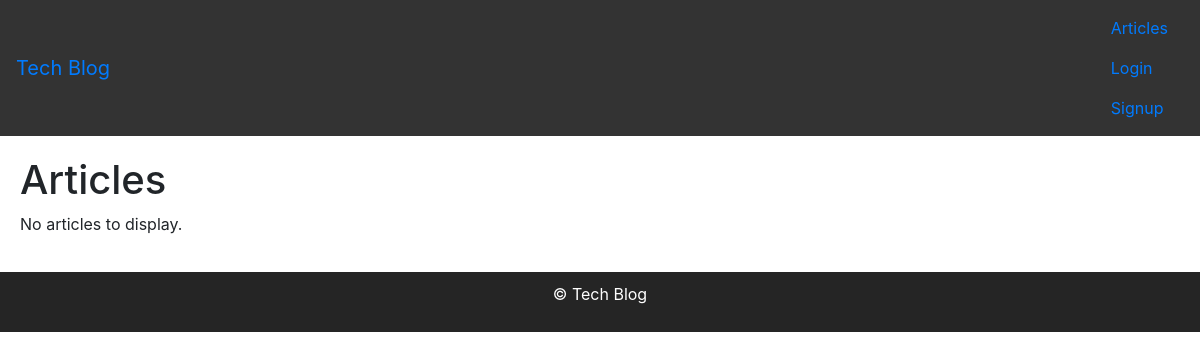
The app's page /articles/, older data.
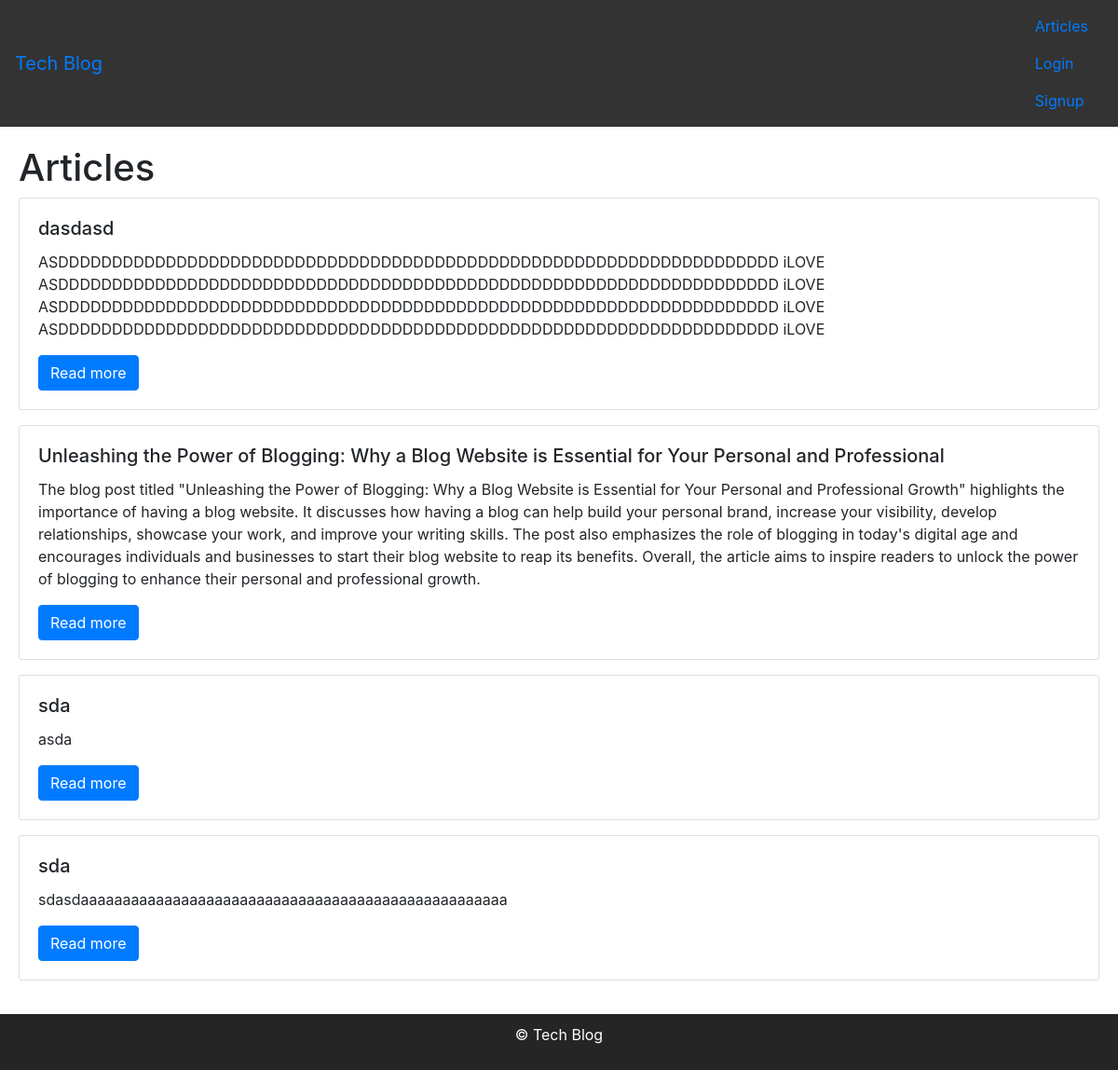
The same page, newer data.
### accounts/models.py (models this page shows, shortened)
class Article(models.Model):
    title = models.CharField(max_length=100)
    summary = models.TextField()
    body = models.TextField()
    date_posted = models.DateTimeField(auto_now_add=True)
    author = models.ForeignKey(User, on_delete=models.CASCADE)

### accounts/views.py (the view)
# urls.py: path('articles/', views.articles, name='articles'),
def articles(request):
    articles = Article.objects.all().order_by('-date_posted')
    return render(request, 'accounts/articles.html', {'articles': articles})

### accounts/templates/accounts/articles.html
{% extends 'base.html' %}
{% block content %}
    <h1>Articles</h1>
    {% for article in articles %}
        <div class="card mb-3">
            <div class="card-body">
                <h5 class="card-title">{{ article.title }}</h5>
                <p class="card-text">{{ article.summary }}</p>
                <a href="{% url 'article_detail' article.id %}" class="btn btn-primary">Read more</a>
            </div>
        </div>
    {% empty %}
        <p>No articles to display.</p>
    {% endfor %}
{% endblock %}

### accounts/templates/base.html (shortened to what this page needs)
<!DOCTYPE html>
<html lang="en">
  <head>
    {% load static %}
    <link rel="stylesheet" href="{% static 'accounts/styles.css' %}">
    <link rel="stylesheet" href="https://stackpath.bootstrapcdn.com/bootstrap/4.3.1/css/bootstrap.min.css">
    <link rel="stylesheet" href="https://cdnjs.cloudflare.com/ajax/libs/font-awesome/5.15.3/css/all.min.css">
  </head>
  <body>
    <nav class="navbar">
      <a class="navbar-brand" href="{% url 'home' %}">Tech Blog</a>
      <div class="navbar-links">
        <a class="nav-link" href="{% url 'articles' %}">Articles</a>
        {% if user.is_authenticated %}
          <a class="nav-link" href="{% url 'create_article' %}">New Article</a>
          <a class="nav-link" href="{% url 'logout' %}">Logout</a>
        {% else %}
          <a class="nav-link" href="{% url 'login' %}">Login</a>
          <a class="nav-link" href="{% url 'signup' %}">Signup</a>
        {% endif %}
      </div>
    </nav>
    <main>
      {% block content %}
      {% endblock %}
    </main>
    <footer>
      <p>&copy; {{ year }} Tech Blog</p>
    </footer>
</html>

### accounts/static/accounts/styles.css (style rules this page uses)
body { font-family: Arial, sans-serif; margin: 0; padding: 0; }
h1, h2, h3 { margin-top: 0; }
a { text-decoration: none; color: inherit; }
nav { background-color: #333333; color: white; display: flex; justify-content: space-between; align-items: center; padding: 10px; }
main { padding: 20px; display: flex; flex-direction: column; }
footer { background-color: #252525; color: white; padding: 10px; text-align: center; }

Row changes from the older to the newer data that the page shows:
added Article: title "dasdasd", summary "ASDDDDDDDDDDDDDDDDDDDDDDDDDDDDDDDDDDDDDDDDDDDDDDDDDDDDDDDDDDDDDDDDDDD iLOVE ASDDDDDDDDDDDDDDDDDDDDDDDDDDDDDDDDDDDDDDDDDDDDDDDDDDDDDDDDDDDDDDDDDDD iLOVE ASDDDDDDDDDDDDDDDDDDDDDDDDDDDDDDDDDDDDDDDDDDDDDDDDDDDDDDDDDDDDDDDDDDD iLOVE ASDDDDDDDDDDDDDDDDDDDDDDDDDDDDDDDDDDDDDDDDDDDDDDDDDDDDDDDDDDDDDDDDDDD iLOVE"
added Article: title "Unleashing the Power of Blogging: Why a Blog Website is Essential for Your Personal and Professional", summary "The blog post titled \"Unleashing the Power of Blogging: Why a Blog Website is Essential for Your Personal and Professional Growth\" highlights the importance of having a blog website. It discusses how having a blog can help build your personal brand, increase your visibility, develop relationships, showcase your work, and improve your writing skills. The post also emphasizes the role of blogging in today's digital age and encourages individuals and businesses to start their blog website to reap its benefits. Overall, the article aims to inspire readers to unlock the power of blogging to enhance their personal and professional growth."
added Article: title "sda", summary "asda"
added Article: title "sda", summary "sdasdaaaaaaaaaaaaaaaaaaaaaaaaaaaaaaaaaaaaaaaaaaaaaaaaaaa"
Text that changed along with them:
text no longer shown: "No articles to display."
